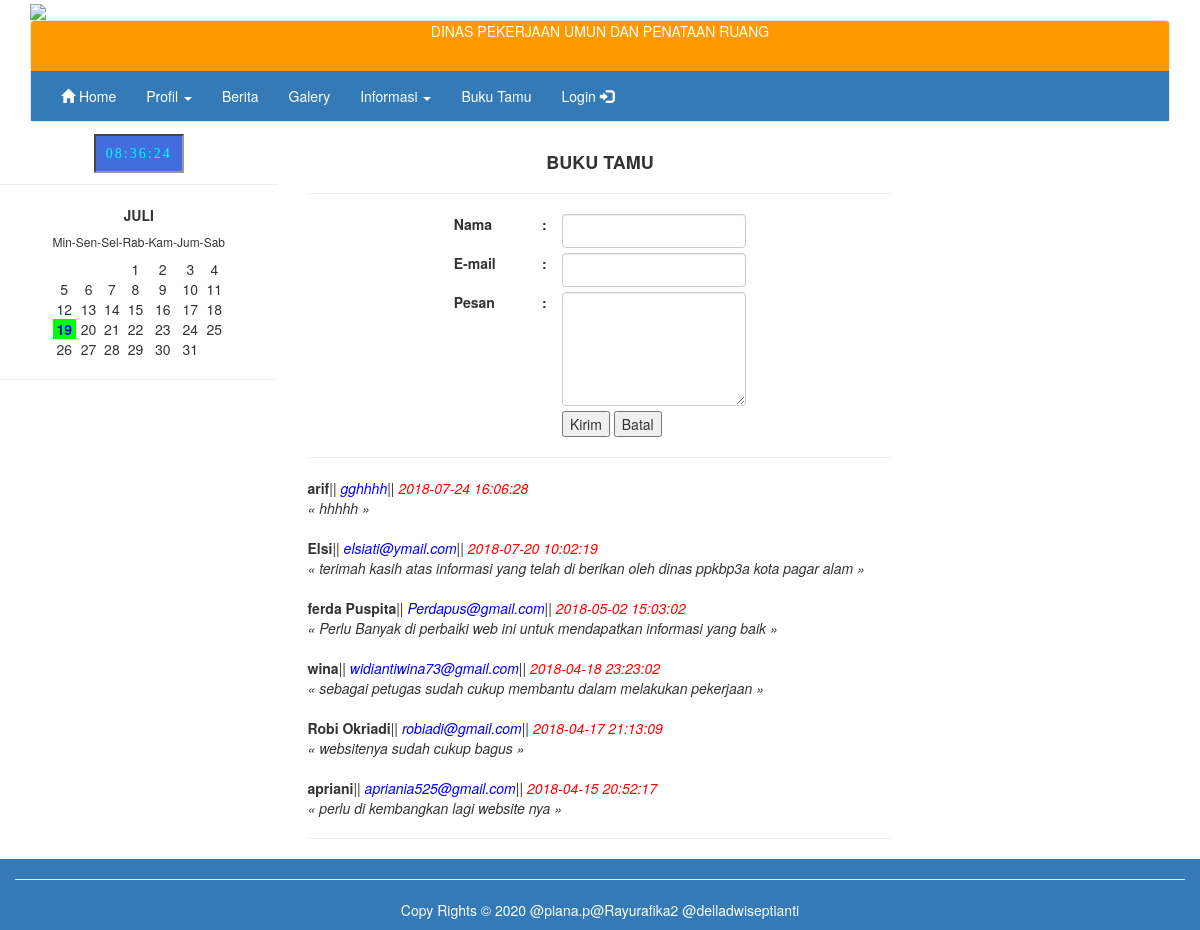
The page /?page=input_bukutamu on the database its author committed.
### tables this page shows
CREATE TABLE IF NOT EXISTS `tb_buku` (
`id_buku` int(5) NOT NULL,
  `nama` varchar(30) NOT NULL,
  `email` varchar(30) NOT NULL,
  `pesan` text NOT NULL,
  `tanggal` datetime NOT NULL
);

### input_bukutamu.php (the view, shortened to what this page needs)
<!DOCTYPE html>
<html lang="en">
<head>
<link href="css/bootstrap.min.css" rel="stylesheet">
<link href="css/style.css" rel="stylesheet">
</head>
<body>
<h4 align="center"><b>BUKU TAMU</b></h4><hr>
<form name="form1" method="post" action="">
<table align="center" width="50%" border="0" cellspacing="1" cellpadding="1">
  <tr valign="top">
    <td width="25%"><strong>Nama</strong></td>
    <td width="12%"><div align="center"><strong>:</strong></div></td>
    <td width="63%">
      <label>
        <input type="text" name="nama" id="nama" class="form-control">
        </label>    </td>
  </tr>
  <tr valign="top">
    <td><strong>E-mail</strong></td>
    <td><div align="center"><strong>:</strong></div></td>
    <td>
      <label>
        <input type="text" name="email" id="email" class="form-control">
        </label>    </td>
  </tr>
  <tr valign="top">
    <td><strong>Pesan</strong></td>
    <td><div align="center"><strong>:</strong></div></td>
    <td>
      <label>
        <textarea name="pesan" id="pesan" class="form-control" cols="50" rows="5"></textarea>
        </label>    </td>
  </tr>
  <tr>
    <td>&nbsp;</td>
    <td>&nbsp;</td>
    <td><input type="submit" name="kirim" id="kirim" value="Kirim">
      <input type="reset" name="reset" id="batal" value="Batal">      </td>
  </tr>
</table>
</form>
<hr>
<?php
$tampil = mysql_query("SELECT * FROM tb_buku ORDER BY id_buku DESC");
while ($data=mysql_fetch_array($tampil)){
?>
<table width="100%" border="0" class="table table-striped table-hover">
  <tr>
  <b><?php echo $data['nama']; ?></b> || <i><font color="#0000FF"><?php echo $data['email']; ?></font></i> ||
  <i><font color="#FF0000"><?php echo $data['tanggal']; ?> </font></i><br>
  <i>&laquo;  <?php echo $data['pesan']; ?>  &raquo;</i>
  </tr>
</table>
<?php } ?>
</body>
</html>

### rows shown on the page
tb_buku: nama "arif", email "gghhhh", tanggal "2018-07-24 16:06:28", pesan "hhhhh"
tb_buku: nama "Elsi", email "elsiati@ymail.com", tanggal "2018-07-20 10:02:19", pesan "terimah kasih atas informasi yang telah di berikan oleh dinas ppkbp3a kota pagar alam"
tb_buku: nama "ferda Puspita", email "Perdapus@gmail.com", tanggal "2018-05-02 15:03:02", pesan "Perlu Banyak di perbaiki web ini untuk mendapatkan informasi yang baik"
tb_buku: nama "wina", email "widiantiwina73@gmail.com", tanggal "2018-04-18 23:23:02", pesan "sebagai petugas sudah cukup membantu dalam melakukan pekerjaan"
tb_buku: nama "Robi Okriadi", email "robiadi@gmail.com", tanggal "2018-04-17 21:13:09", pesan "websitenya sudah cukup bagus"
tb_buku: nama "apriani", email "apriania525@gmail.com", tanggal "2018-04-15 20:52:17", pesan "perlu di kembangkan lagi website nya"
